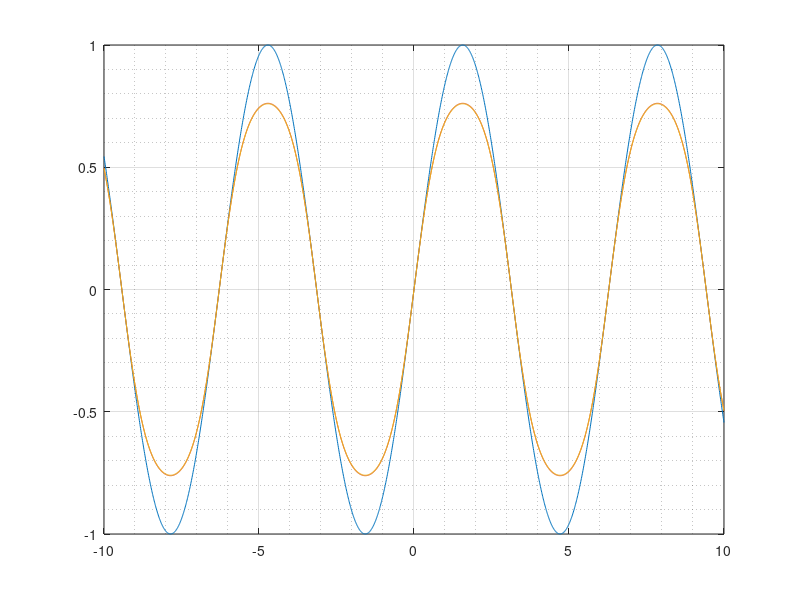

MATLAB code to generate this figure:
clc; clear; close all;

w = 1;
t = -10:0.01:10;
k = 1;
g = 1;
pi2 = pi*pi;

y = 0;

for k = 1:100
    y = y + (8/pi2)*(g*sin(w.*t))./((2*k-1)^2 + (4/pi2)*(g*sin(w*t)).^2);
end

figure;
plot(t, g*sin(w*t));
hold on;
plot(t, tanh(g*sin(w*t)));
plot(t, y);
grid on
grid minor
